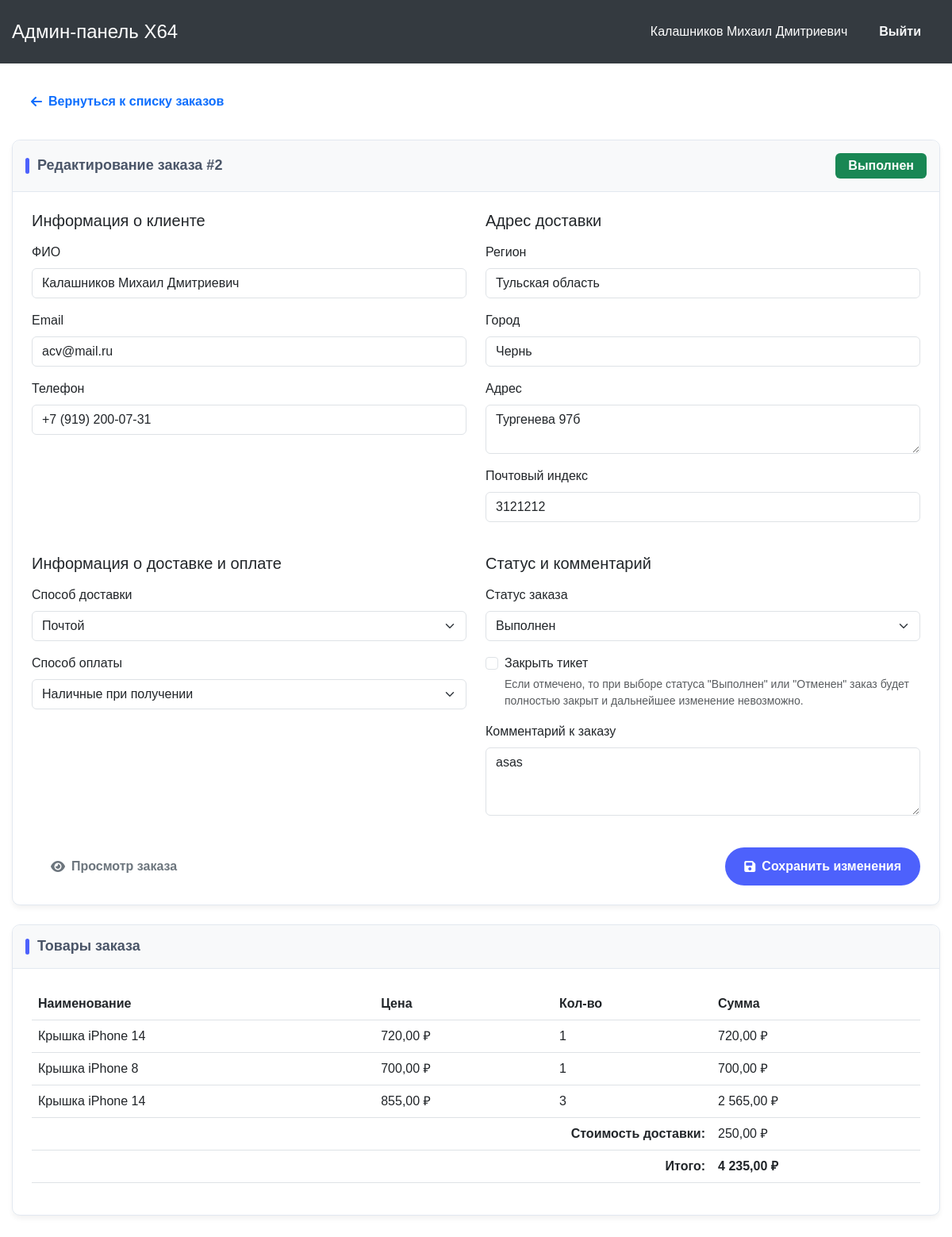
The app's page /admin/edit_order.php?id=2 (signed in) with its own data.
### tables this page shows
CREATE TABLE `users` (
  `id` int NOT NULL,
  `fullname` varchar(255) NOT NULL COMMENT 'ФИО пользователя (отчество не обязательно)',
  `email` varchar(255) NOT NULL COMMENT 'Электронная почта пользователя',
  `phone` varchar(20) NOT NULL COMMENT 'Номер телефона пользователя',
  `login` varchar(255) NOT NULL COMMENT 'Логин пользователя для входа в систему',
  `password` varchar(255) NOT NULL COMMENT 'Хешированный пароль пользователя',
  `role` varchar(20) NOT NULL DEFAULT 'user' COMMENT 'Роль пользователя (по умолчанию "user")',
  `telegram_id` varchar(50) DEFAULT NULL COMMENT 'ID пользователя в Telegram',
  `telegram_username` varchar(100) DEFAULT NULL COMMENT 'Username пользователя в Telegram',
  `telegram_verification_code` varchar(10) DEFAULT NULL COMMENT 'Код для подтверждения привязки Telegram',
  `telegram_code_expires` timestamp NULL DEFAULT NULL COMMENT 'Время истечения кода подтверждения'
);

CREATE TABLE `orders` (
  `id` int NOT NULL,
  `user_id` int DEFAULT NULL,
  `session_id` varchar(255) DEFAULT NULL,
  `fullname` varchar(255) NOT NULL,
  `email` varchar(255) NOT NULL,
  `phone` varchar(50) NOT NULL,
  `region` varchar(255) DEFAULT NULL,
  `city` varchar(255) NOT NULL,
  `address` text NOT NULL,
  `postal_code` varchar(20) DEFAULT NULL,
  `payment_method` varchar(50) NOT NULL,
  `delivery_method` varchar(50) NOT NULL,
  `delivery_cost` decimal(10,2) NOT NULL DEFAULT '0.00',
  `total_amount` decimal(10,2) NOT NULL,
  `status` varchar(50) NOT NULL DEFAULT 'pending',
  `comment` text,
  `cancel_reason` text,
  `created_at` timestamp NOT NULL DEFAULT CURRENT_TIMESTAMP,
  `updated_at` timestamp NOT NULL DEFAULT CURRENT_TIMESTAMP ON UPDATE CURRENT_TIMESTAMP
);

CREATE TABLE `order_items` (
  `id` int NOT NULL,
  `order_id` int NOT NULL,
  `product_id` int NOT NULL,
  `name` varchar(255) NOT NULL,
  `price` decimal(10,2) NOT NULL,
  `quantity` int NOT NULL,
  `subtotal` decimal(10,2) NOT NULL,
  `created_at` timestamp NOT NULL DEFAULT CURRENT_TIMESTAMP
);

### includes/config/db_functions.php (called while the page is built, shortened)
<?php
function getUserById($user_id) {
    global $conn;
    $sql = "SELECT id, fullname, email, phone, login, role FROM users WHERE id = " . (int)$user_id;
    $result = mysqli_query($conn, $sql);
    if (mysqli_num_rows($result) > 0) {
        return mysqli_fetch_assoc($result);
    }
    return null;
}
function getOrderById($order_id, $user_id = null) {
    global $conn;
    $sql = "SELECT * FROM `orders` WHERE `id` = " . (int)$order_id;
    $result = mysqli_query($conn, $sql);
    if (mysqli_num_rows($result) > 0) {
        return mysqli_fetch_assoc($result);
    }
    return null;
}
function getOrderItems($order_id) {
    global $conn;
    $sql = "SELECT * FROM `order_items` WHERE `order_id` = " . (int)$order_id;
    $result = mysqli_query($conn, $sql);
    $items = [];
    if (mysqli_num_rows($result) > 0) {
        while ($row = mysqli_fetch_assoc($result)) {
            $items[] = $row;
        }
    }
    return $items;
}

### admin/edit_order.php (the view, shortened to what this page needs)
<?php
require_once '../includes/config/db_functions.php';
$user_id = $_SESSION['user_id'];
$user = getUserById($user_id);
$user_data = $user;
$order_id = (int) $_GET['id'];
$order = getOrderById($order_id);
$order_items = getOrderItems($order_id);
function getStatusText($status) {
    switch($status) {
        case 'completed':
            return 'Выполнен';
    }
}
function getStatusClass($status) {
    switch($status) {
        case 'completed':
            return 'bg-success';
    }
}
?>
<!DOCTYPE html>
<html lang="ru">
<head>
    <link rel="stylesheet" href="https://cdnjs.cloudflare.com/ajax/libs/bootstrap/5.3.0/css/bootstrap.min.css">
    <link rel="stylesheet" href="https://cdnjs.cloudflare.com/ajax/libs/font-awesome/6.4.0/css/all.min.css">
    <link rel="stylesheet" href="../css/style.css">
</head>
<body>
    <header class="admin-header">
        <div class="container">
            <div class="d-flex justify-content-between align-items-center">
                <h1 class="h4 mb-0">Админ-панель X64</h1>
                <div class="d-flex align-items-center">
                    <span class="me-3"><?php echo htmlspecialchars($user_data['fullname']); ?></span>
                    <a href="../logout.php" class="btn btn-sm btn-outline-light">Выйти</a>
                </div>
            </div>
        </div>
    </header>
    <main class="container py-4">
        <div class="mb-4">
            <a href="index.php?tab=orders" class="btn btn-outline-primary">
                <i class="fas fa-arrow-left me-2"></i>Вернуться к списку заказов
            </a>
        </div>
        <div class="profile-info-card">
            <div class="profile-info-header d-flex justify-content-between align-items-center">
                <h4 class="profile-section-title mb-0">Редактирование заказа #<?php echo $order_id; ?></h4>
                <span class="badge status-badge <?php echo getStatusClass($order['status']); ?>">
                    <?php echo getStatusText($order['status']); ?>
                </span>
            </div>
            <div class="profile-info-body">
                <?php if ($order['status'] === 'closed'): ?>
                    <div class="alert alert-warning">
                        <i class="fas fa-exclamation-triangle me-2"></i>
                        Этот заказ закрыт и не может быть изменен. <a href="view_order.php?id=<?php echo $order_id; ?>">Просмотреть информацию</a>.
                    </div>
                <?php else: ?>
                    <form method="post" action="">
                        <div class="row mb-4">
                            <div class="col-md-6">
                                <h5 class="mb-3">Информация о клиенте</h5>
                                <div class="mb-3">
                                    <label for="fullname" class="form-label">ФИО</label>
                                    <input type="text" class="form-control" id="fullname" name="fullname" value="<?php echo htmlspecialchars($order['fullname']); ?>" required>
                                </div>
                                <div class="mb-3">
                                    <label for="email" class="form-label">Email</label>
                                    <input type="email" class="form-control" id="email" name="email" value="<?php echo htmlspecialchars($order['email']); ?>" required>
                                </div>
                                <div class="mb-3">
                                    <label for="phone" class="form-label">Телефон</label>
                                    <input type="tel" class="form-control" id="phone" name="phone" value="<?php echo htmlspecialchars($order['phone']); ?>" required>
                                </div>
                            </div>
                            <div class="col-md-6">
                                <h5 class="mb-3">Адрес доставки</h5>
                                <div class="mb-3">
                                    <label for="region" class="form-label">Регион</label>
                                    <input type="text" class="form-control" id="region" name="region" value="<?php echo htmlspecialchars($order['region'] ?? ''); ?>">
                                </div>
                                <div class="mb-3">
                                    <label for="city" class="form-label">Город</label>
                                    <input type="text" class="form-control" id="city" name="city" value="<?php echo htmlspecialchars($order['city']); ?>" required>
                                </div>
                                <div class="mb-3">
                                    <label for="address" class="form-label">Адрес</label>
                                    <textarea class="form-control" id="address" name="address" rows="2" required><?php echo htmlspecialchars($order['address']); ?></textarea>
                                </div>
                                <div class="mb-3">
                                    <label for="postal_code" class="form-label">Почтовый индекс</label>
                                    <input type="text" class="form-control" id="postal_code" name="postal_code" value="<?php echo htmlspecialchars($order['postal_code'] ?? ''); ?>">
                                </div>
                            </div>
                        </div>
                        <div class="row mb-4">
                            <div class="col-md-6">
                                <h5 class="mb-3">Информация о доставке и оплате</h5>
                                <div class="mb-3">
                                    <label for="delivery_method" class="form-label">Способ доставки</label>
                                    <select class="form-select" id="delivery_method" name="delivery_method">
                                        <option value="post" <?php echo $order['delivery_method'] === 'post' ? 'selected' : ''; ?>>Почтой</option>
                                    </select>
                                </div>
                                <div class="mb-3">
                                    <label for="payment_method" class="form-label">Способ оплаты</label>
                                    <select class="form-select" id="payment_method" name="payment_method">
                                        <option value="cash" <?php echo $order['payment_method'] === 'cash' ? 'selected' : ''; ?>>Наличные при получении</option>
                                    </select>
                                </div>
                            </div>
                            <div class="col-md-6">
                                <h5 class="mb-3">Статус и комментарий</h5>
                                <div class="mb-3">
                                    <label for="status" class="form-label">Статус заказа</label>
                                    <select class="form-select" id="status" name="status">
                                        <option value="completed" <?php echo $order['status'] === 'completed' ? 'selected' : ''; ?>>Выполнен</option>
                                    </select>
                                </div>
                                <div class="mb-3 form-check" id="closeTicketCheckboxDiv">
                                    <input type="checkbox" class="form-check-input" id="close_ticket" name="close_ticket" value="yes">
                                    <label class="form-check-label" for="close_ticket">Закрыть тикет</label>
                                    <div class="form-text">Если отмечено, то при выборе статуса "Выполнен" или "Отменен" заказ будет полностью закрыт и дальнейшее изменение невозможно.</div>
                                </div>
                                <div class="mb-3">
                                    <label for="comment" class="form-label">Комментарий к заказу</label>
                                    <textarea class="form-control" id="comment" name="comment" rows="3"><?php echo htmlspecialchars($order['comment'] ?? ''); ?></textarea>
                                </div>
                            </div>
                        </div>
                        <div class="d-flex justify-content-between">
                            <a href="view_order.php?id=<?php echo $order_id; ?>" class="btn btn-outline-secondary">
                                <i class="fas fa-eye me-2"></i>Просмотр заказа
                            </a>
                            <button type="submit" name="update_order" class="btn btn-primary">
                                <i class="fas fa-save me-2"></i>Сохранить изменения
                            </button>
                        </div>
                    </form>
                <?php endif; ?>
            </div>
        </div>
        <div class="profile-info-card">
            <div class="profile-info-header">
                <h4 class="profile-section-title mb-0">Товары заказа</h4>
            </div>
            <div class="profile-info-body">
                <div class="table-responsive">
                    <table class="table table-hover">
                        <thead>
                            <tr>
                                <th>Наименование</th>
                                <th>Цена</th>
                                <th>Кол-во</th>
                                <th>Сумма</th>
                            </tr>
                        </thead>
                        <tbody>
                            <?php foreach ($order_items as $item): ?>
                                <tr>
                                    <td><?php echo htmlspecialchars($item['name']); ?></td>
                                    <td><?php echo number_format($item['price'], 2, ',', ' '); ?> ₽</td>
                                    <td><?php echo $item['quantity']; ?></td>
                                    <td><?php echo number_format($item['subtotal'], 2, ',', ' '); ?> ₽</td>
                                </tr>
                            <?php endforeach; ?>
                        </tbody>
                        <tfoot>
                            <tr>
                                <td colspan="3" class="text-end fw-bold">Стоимость доставки:</td>
                                <td><?php echo number_format($order['delivery_cost'], 2, ',', ' '); ?> ₽</td>
                            </tr>
                            <tr>
                                <td colspan="3" class="text-end fw-bold">Итого:</td>
                                <td class="fw-bold"><?php echo number_format($order['total_amount'], 2, ',', ' '); ?> ₽</td>
                            </tr>
                        </tfoot>
                    </table>
                </div>

### css/style.css (style rules this page uses)
:root { --primary-color: #4d61fc; --primary-color-hover: #3a4cd1; --secondary-color: #6c757d; --success-color: #28a745; --danger-color: #dc3545; --warning-color: #ffc107; --info-color: #17a2b8; --light-color: #f8f9fa; --dark-color: #343a40; --body-bg: #ffffff; --text-color: #212529; --border-color: #e9ecef; --border-radius: 16px; --btn-border-radius: 50px; --box-shadow: 0 0.5rem 1rem rgba(0, 0, 0, 0.15); --transition: all 0.3s cubic-bezier(0.4, 0, 0.2, 1); --container-width: 1200px; }
* { margin: 0; padding: 0; box-sizing: border-box; }
html { scroll-behavior: smooth; overflow-x: hidden; width: 100%; position: relative; }
body { font-family: 'Montserrat', sans-serif; font-size: 16px; line-height: 1.5; color: var(--text-color); background-color: var(--body-bg); overflow-x: hidden; width: 100%; position: relative; max-width: 100vw; }
a { color: var(--primary-color); text-decoration: none; transition: var(--transition); }
.container { width: 100%; max-width: var(--container-width); margin: 0 auto; padding: 0 15px; }
.btn { display: inline-flex; align-items: center; justify-content: center; padding: 12px 24px; font-size: 16px; font-weight: 600; border-radius: var(--btn-border-radius) !important; cursor: pointer; transition: var(--transition); border: none; outline: none; }
.btn-primary { background-color: var(--primary-color); color: white; }
.profile-section-title { font-size: 18px; font-weight: 600; margin-bottom: 20px; color: #333; position: relative; padding-left: 15px; }
.profile-section-title::before { content: ''; position: absolute; left: 0; top: 50%; transform: translateY(-50%); width: 5px; height: 20px; background: var(--primary-color); border-radius: 20px; }
.profile-info-card { background-color: #fff; border-radius: 24px; box-shadow: 0 10px 30px rgba(77, 97, 252, 0.1); overflow: hidden; transition: all 0.3s ease; }
.profile-info-header { padding: 20px 30px; background-color: #f8f9fc; border-bottom: 1px solid #eef1f9; display: flex; align-items: center; justify-content: space-between; }
.profile-info-body { padding: 25px 30px; }
.profile-card, .profile-main-card, .profile-info-card { animation: fadeIn 0.6s ease-out forwards; }
.profile-info-card { animation: fadeIn 0.5s 0.2s ease-out forwards; opacity: 0; }

### admin/edit_order.php (style rules this page uses)
.admin-header { background-color: #343a40; color: white; padding: 1rem 0; }
.profile-info-card { border: 1px solid #e2e8f0; border-radius: 10px; box-shadow: 0 4px 6px rgba(0, 0, 0, 0.05); margin-bottom: 1.5rem; }
.profile-info-header { background-color: #f8f9fa; padding: 1rem; border-bottom: 1px solid #e2e8f0; border-radius: 10px 10px 0 0; }
.profile-info-body { padding: 1.5rem; }
.status-badge { font-size: 1rem; padding: 0.5rem 1rem; }
.profile-section-title { color: #4a5568; font-weight: 600; }

### records on screen
users: fullname "Калашников Михаил Дмитриевич"
orders: status "Выполнен", fullname "Калашников Михаил Дмитриевич", email "acv@mail.ru", phone "+7 (919) 200-07-31", region "Тульская область", city "Чернь", address "Тургенева 97б", postal_code "3121212", delivery_method "Почтой", payment_method "Наличные при получении", comment "asas", delivery_cost "250,00", total_amount "4 235,00"
order_items: name "Крышка iPhone 14", price "720,00", quantity "1", subtotal "720,00"
order_items: name "Крышка iPhone 8", price "700,00", quantity "1", subtotal "700,00"
order_items: name "Крышка iPhone 14", price "855,00", quantity "3", subtotal "2 565,00"

### other values on screen
$order_id "2"
